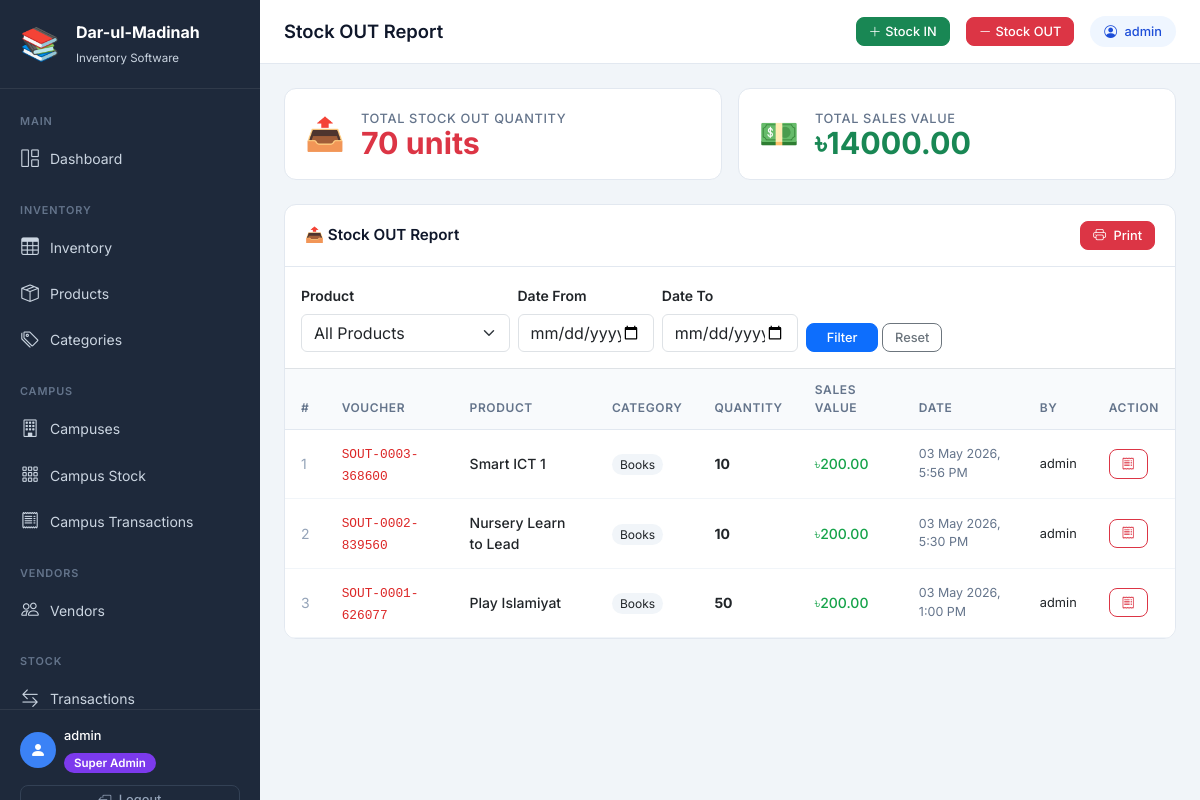
Screenshot of /reports/stock-out/ (signed in) with the database file from the repository.
### inventory/models.py (models this page shows, shortened)
class StockLog(models.Model):
    STOCK_IN = 'IN'
    STOCK_OUT = 'OUT'
    TYPE_CHOICES = [
        (STOCK_IN, 'Stock IN (Purchase/Receive)'),
        (STOCK_OUT, 'Stock OUT (Sale/Issue)'),
    ]
    product = models.ForeignKey(
        Product, on_delete=models.CASCADE,
        related_name='stock_logs', verbose_name="Product"
    )
    transaction_type = models.CharField(
        max_length=3, choices=TYPE_CHOICES,
        verbose_name="Transaction Type"
    )
    quantity = models.PositiveIntegerField(verbose_name="Quantity")
    vendor = models.ForeignKey(
        Vendor, on_delete=models.SET_NULL,
        null=True, blank=True,
        related_name='stock_logs', verbose_name="Vendor"
    )
    note = models.TextField(blank=True, null=True, verbose_name="Note/Reason")
    voucher_number = models.CharField(
        max_length=50, unique=True, blank=True,
        verbose_name="Voucher Number"
    )
    created_by = models.ForeignKey(
        User, on_delete=models.SET_NULL,
        null=True, blank=True, verbose_name="Created By"
    )
    created_at = models.DateTimeField(
        default=timezone.now, verbose_name="Date & Time"
    )
    class Meta:
        verbose_name = "Stock Log"
        verbose_name_plural = "Stock Logs"
        ordering = ['-created_at']

class Product(models.Model):
    name = models.CharField(max_length=200, verbose_name="Product Name")
    category = models.ForeignKey(
        Category, on_delete=models.PROTECT,
        related_name='products', verbose_name="Category"
    )
    purchase_price = models.DecimalField(
        max_digits=10, decimal_places=2,
        verbose_name="Purchase Price (৳)"
    )
    selling_price = models.DecimalField(
        max_digits=10, decimal_places=2,
        verbose_name="Selling Price (৳)"
    )
    quantity = models.PositiveIntegerField(default=0, verbose_name="Current Stock")
    opening_stock = models.PositiveIntegerField(default=0, verbose_name="Opening Stock")
    low_stock_threshold = models.PositiveIntegerField(
        default=10, verbose_name="Low Stock Alert Threshold"
    )
    vendor = models.ForeignKey(
        'Vendor', on_delete=models.SET_NULL,
        null=True, blank=True,
        related_name='products', verbose_name="Vendor"
    )
    description = models.TextField(blank=True, null=True, verbose_name="Description")
    created_at = models.DateTimeField(auto_now_add=True)
    updated_at = models.DateTimeField(auto_now=True)
    class Meta:
        verbose_name = "Product"
        verbose_name_plural = "Products"
        ordering = ['name']
    def __str__(self):
        return f"{self.name} ({self.category})"

class Category(models.Model):
    name = models.CharField(max_length=100, unique=True, verbose_name="Category Name")
    description = models.TextField(blank=True, null=True, verbose_name="Description")
    created_at = models.DateTimeField(auto_now_add=True)
    class Meta:
        verbose_name = "Category"
        verbose_name_plural = "Categories"
        ordering = ['name']
    def __str__(self):
        return self.name

### inventory/views.py (the view, shortened to what this page needs)
# urls.py: path('reports/stock-out/', views.stock_out_report, name='stock_out_report'),
@login_required
def stock_out_report(request):
    if not is_super_admin(request.user):
        messages.error(request, '❌ Access denied!')
        return redirect('dashboard')
    form = StockFilterForm(request.GET or None)
    logs = StockLog.objects.filter(
        transaction_type='OUT'
    ).select_related(
        'product', 'product__category', 'created_by'
    ).order_by('-created_at')
    total_qty = logs.aggregate(t=Sum('quantity'))['t'] or 0
    total_value = sum(
        log.quantity * log.product.selling_price for log in logs)
    paginator = Paginator(logs, 20)
    page_obj = paginator.get_page(request.GET.get('page'))
    return render(request, 'inventory/stock_out_report.html', {
        'form': form,
        'page_obj': page_obj,
        'total_qty': total_qty,
        'total_value': total_value,
        'page_title': 'Stock OUT Report',
    })

### inventory/templates/inventory/stock_out_report.html (shortened to what this page needs)
{% extends "inventory/base.html" %}
{% block content %}
<div class="row g-3 mb-4">
    <div class="col-md-6">
        <div class="stat-card">
            <div class="d-flex align-items-center gap-3">
                <div style="font-size:2rem;">📤</div>
                <div>
                    <div class="stat-label">Total Stock OUT Quantity</div>
                    <div class="stat-value text-danger">{{ total_qty }} units</div>
                </div>
            </div>
        </div>
    </div>
    <div class="col-md-6">
        <div class="stat-card">
            <div class="d-flex align-items-center gap-3">
                <div style="font-size:2rem;">💵</div>
                <div>
                    <div class="stat-label">Total Sales Value</div>
                    <div class="stat-value text-success">৳{{ total_value|floatformat:2 }}</div>
                </div>
            </div>
        </div>
    </div>
</div>
<div class="table-card">
    <div class="table-card-header">
        <h5>📤 Stock OUT Report</h5>
        <button onclick="window.print()" class="btn btn-sm btn-danger">
            <i class="bi bi-printer me-1"></i> Print
        </button>
    </div>
    <div class="p-3 border-bottom">
        <form method="get" class="row g-2 align-items-end">
            <div class="col-md-3">
                <label class="form-label small fw-semibold">Product</label>
                {{ form.product }}
            </div>
            <div class="col-md-2">
                <label class="form-label small fw-semibold">Date From</label>
                {{ form.date_from }}
            </div>
            <div class="col-md-2">
                <label class="form-label small fw-semibold">Date To</label>
                {{ form.date_to }}
            </div>
            <div class="col-md-2 d-flex gap-1">
                <button type="submit" class="btn btn-primary btn-sm flex-grow-1">Filter</button>
                <a href="{% url 'stock_out_report' %}" class="btn btn-outline-secondary btn-sm">Reset</a>
            </div>
        </form>
    </div>
    <div style="overflow-x:auto;">
        <table class="table table-hover mb-0">
            <thead>
                <tr>
                    <th>#</th>
                    <th>Voucher</th>
                    <th>Product</th>
                    <th>Category</th>
                    <th>Quantity</th>
                    <th>Sales Value</th>
                    <th>Date</th>
                    <th>By</th>
                    <th>Action</th>
                </tr>
            </thead>
            <tbody>
                {% for log in page_obj %}
                <tr>
                    <td style="color:#94a3b8;">{{ forloop.counter }}</td>
                    <td>
                        <span style="font-family:monospace;font-size:0.8rem;color:#dc2626;">
                            {{ log.voucher_number }}
                        </span>
                    </td>
                    <td>
                        <div style="font-weight:500;">{{ log.product.name }}</div>
                    </td>
                    <td>
                        <span style="background:#f1f5f9;padding:3px 8px;border-radius:20px;font-size:0.75rem;">
                            {{ log.product.category.name }}
                        </span>
                    </td>
                    <td><strong>{{ log.quantity }}</strong></td>
                    <td style="color:#16a34a;font-weight:500;">
                        ৳{{ log.product.selling_price }}
                    </td>
                    <td style="font-size:0.78rem;color:#64748b;">
                        {{ log.created_at|date:"d M Y, g:i A" }}
                    </td>
                    <td style="font-size:0.8rem;">
                        {{ log.created_by.username|default:"—" }}
                    </td>
                    <td>
                        <a href="{% url 'voucher_detail' log.pk %}"
                            class="btn btn-sm btn-outline-danger" title="View Voucher">
                            <i class="bi bi-receipt"></i>
                        </a>
                    </td>
                </tr>
                {% endfor %}
            </tbody>
        </table>
    </div>
</div>
{% endblock %}

### inventory/templates/inventory/base.html (shortened to what this page needs)
<!DOCTYPE html>
<html lang="en">
<head>
    <link href="https://cdn.jsdelivr.net/npm/bootstrap@5.3.0/dist/css/bootstrap.min.css" rel="stylesheet">
    <link href="https://cdn.jsdelivr.net/npm/bootstrap-icons@1.11.0/font/bootstrap-icons.css" rel="stylesheet">
</head>
<body>
<aside class="sidebar">
    <a href="{% url 'dashboard' %}" class="sidebar-brand d-flex align-items-center gap-3">
        <div class="brand-icon">📚</div>
        <div>
            <span class="brand-title">Dar-ul-Madinah</span>
            <span class="brand-sub">
                {% if request.user.is_superuser or request.user.is_staff %}
                    Inventory Software
                {% else %}
                    Campus Portal
                {% endif %}
            </span>
        </div>
    </a>
    <nav class="sidebar-nav">
        <span class="nav-section-label">Main</span>
        <a href="{% url 'dashboard' %}" class="sidebar-link {% if request.resolver_match.url_name == 'dashboard' %}active{% endif %}">
            <i class="bi bi-grid-1x2"></i> Dashboard
        </a>
        {% if request.user.is_superuser or request.user.is_staff %}
        <span class="nav-section-label mt-2">Inventory</span>
        <a href="{% url 'inventory_overview' %}" class="sidebar-link {% if request.resolver_match.url_name == 'inventory_overview' %}active{% endif %}">
            <i class="bi bi-table"></i> Inventory
        </a>
        <a href="{% url 'product_list' %}" class="sidebar-link {% if 'product' in request.resolver_match.url_name %}active{% endif %}">
            <i class="bi bi-box-seam"></i> Products
        </a>
        <a href="{% url 'category_list' %}" class="sidebar-link {% if 'category' in request.resolver_match.url_name %}active{% endif %}">
            <i class="bi bi-tags"></i> Categories
        </a>
        <span class="nav-section-label mt-2">Campus</span>
        <a href="{% url 'campus_list' %}" class="sidebar-link ">
            <i class="bi bi-building"></i> Campuses
        </a>
        <a href="{% url 'campus_stock_dashboard' %}" class="sidebar-link {% if request.resolver_match.url_name == 'campus_stock_dashboard' %}active{% endif %}">
            <i class="bi bi-grid-3x3-gap"></i> Campus Stock
        </a>
        <a href="{% url 'campus_transaction_report' %}" class="sidebar-link {% if request.resolver_match.url_name == 'campus_transaction_report' %}active{% endif %}">
            <i class="bi bi-receipt"></i> Campus Transactions
        </a>
        <span class="nav-section-label mt-2">Vendors</span>
        <a href="{% url 'vendor_list' %}" class="sidebar-link {% if 'vendor' in request.resolver_match.url_name %}active{% endif %}">
            <i class="bi bi-people"></i> Vendors
        </a>
        <span class="nav-section-label mt-2">Stock</span>
        <a href="{% url 'stock_log_list' %}" class="sidebar-link {% if request.resolver_match.url_name == 'stock_log_list' %}active{% endif %}">
            <i class="bi bi-arrow-left-right"></i> Transactions
        </a>
        {% endif %}
    </nav>
    <div class="sidebar-footer">
        <div class="d-flex align-items-center gap-2 mb-2">
            <div style="width:36px;height:36px;background:#3b82f6;border-radius:50%;display:flex;align-items:center;justify-content:center;">
                <i class="bi bi-person-fill text-white" style="font-size:1rem;"></i>
            </div>
            <div>
                <div style="color:#fff;font-size:0.8rem;font-weight:500;">
                    {{ request.user.get_full_name|default:request.user.username }}
                </div>
                <div class="mt-1">
                    {% if request.user.is_superuser or request.user.is_staff %}
                        <span class="role-badge-super">Super Admin</span>
                    {% else %}
                        <span class="role-badge-campus">Campus Admin</span>
                    {% endif %}
                </div>
            </div>
        </div>
        <a href="{% url 'logout' %}" class="btn btn-sm btn-outline-secondary w-100 mt-1" style="border-color:#334155;color:#94a3b8;">
            <i class="bi bi-box-arrow-left me-1"></i> Logout
        </a>
    </div>
</aside>
<div class="main-wrapper">
    <div class="top-navbar">
        <h1 class="page-heading flex-grow-1">
            {% block page_heading %}{{ page_title|default:"Dashboard" }}{% endblock %}
        </h1>
        {% if request.user.is_superuser or request.user.is_staff %}
            <a href="{% url 'stock_in' %}" class="btn btn-sm btn-success d-none d-md-flex align-items-center gap-1">
                <i class="bi bi-plus-lg"></i> Stock IN
            </a>
            <a href="{% url 'stock_out' %}" class="btn btn-sm btn-danger d-none d-md-flex align-items-center gap-1">
                <i class="bi bi-dash-lg"></i> Stock OUT
            </a>
        {% endif %}
        <div class="user-badge d-none d-md-block">
            <i class="bi bi-person-circle me-1"></i> {{ request.user.username }}
        </div>
    </div>
    <main class="page-content">
        {% block content %}{% endblock %}
    </main>
</div>
</body>
</html>

### rows the page displays
StockLog: voucher_number "SOUT-0003-368600", product.name "Smart ICT 1", product.category.name "Books", quantity "10", product.selling_price "200.00", created_at "03 May 2026, 5:56 PM", created_by.username "admin"
StockLog: voucher_number "SOUT-0002-839560", product.name "Nursery Learn to Lead", product.category.name "Books", quantity "10", product.selling_price "200.00", created_at "03 May 2026, 5:30 PM", created_by.username "admin"
StockLog: voucher_number "SOUT-0001-626077", product.name "Play Islamiyat", product.category.name "Books", quantity "50", product.selling_price "200.00", created_at "03 May 2026, 1:00 PM", created_by.username "admin"

### other values shown
{{ request.user.get_full_name|default:request.user.username }} "admin"
{{ page_title|default:"Dashboard" }} "Stock OUT Report"
{{ request.user.username }} "admin"
{{ total_qty }} "70"
{{ total_value|floatformat:2 }} "14000.00"
